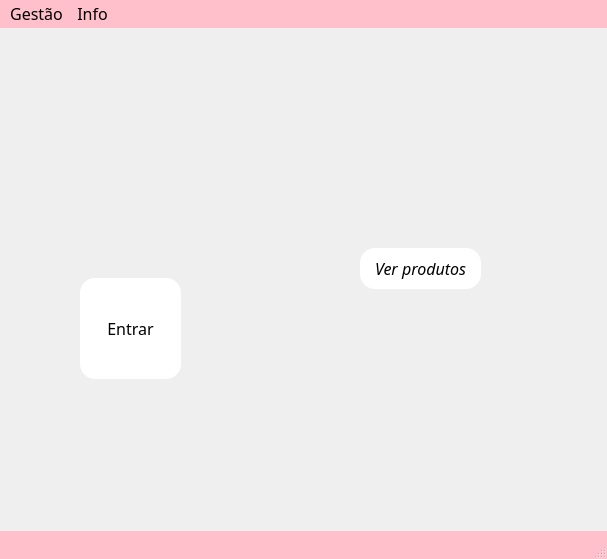
<?xml version="1.0" encoding="UTF-8"?>
<ui version="4.0">
 <class>MainWindow</class>
 <widget class="QMainWindow" name="MainWindow">
  <property name="geometry">
   <rect>
    <x>0</x>
    <y>0</y>
    <width>607</width>
    <height>559</height>
   </rect>
  </property>
  <property name="windowTitle">
   <string>Cupcake Store</string>
  </property>
  <property name="windowIcon">
   <iconset resource="recursoss.qrc">
    <normaloff>:/Imagens/imgs/ess.png</normaloff>:/Imagens/imgs/ess.png</iconset>
  </property>
  <property name="styleSheet">
   <string notr="true">*{
	font-family: century gothic;
	font-size: 16px;
	background: url(:/Imagens/imgs/111.jpg);
}

QMenuBar {
	background: pink;
	color: black;
}

QStatusBar {
	background: pink;
}

QPushButton
{
	background: white;
	border-radius: 40px;
}

QToolButton
{
	background: transparent;
	border-radius: 40px;
}

QLabel
{
	color: black;
	background: pink;
}

QPushButton
{
	color: black;
	border-radius:15px;
}

QPushButton:hover
{
	color: #333;
	border-radius:15px;
	background: pink;
}


</string>
  </property>
  <widget class="QWidget" name="centralwidget">
   <widget class="QPushButton" name="btn_cadeado">
    <property name="geometry">
     <rect>
      <x>10</x>
      <y>260</y>
      <width>31</width>
      <height>31</height>
     </rect>
    </property>
    <property name="styleSheet">
     <string notr="true">*{
	background: transparent;
}</string>
    </property>
    <property name="text">
     <string/>
    </property>
    <property name="iconSize">
     <size>
      <width>32</width>
      <height>32</height>
     </size>
    </property>
    <property name="flat">
     <bool>true</bool>
    </property>
   </widget>
   <widget class="QLabel" name="label_nome">
    <property name="geometry">
     <rect>
      <x>50</x>
      <y>510</y>
      <width>201</width>
      <height>21</height>
     </rect>
    </property>
    <property name="text">
     <string>Membro não conectado</string>
    </property>
   </widget>
   <widget class="QPushButton" name="btn_produtos">
    <property name="geometry">
     <rect>
      <x>360</x>
      <y>220</y>
      <width>121</width>
      <height>41</height>
     </rect>
    </property>
    <property name="font">
     <font>
      <family>century gothic</family>
      <pointsize>-1</pointsize>
      <italic>true</italic>
     </font>
    </property>
    <property name="text">
     <string>Ver produtos</string>
    </property>
   </widget>
   <widget class="QPushButton" name="btn_Entrar">
    <property name="geometry">
     <rect>
      <x>80</x>
      <y>250</y>
      <width>101</width>
      <height>101</height>
     </rect>
    </property>
    <property name="text">
     <string>Entrar</string>
    </property>
   </widget>
  </widget>
  <widget class="QMenuBar" name="menubar">
   <property name="geometry">
    <rect>
     <x>0</x>
     <y>0</y>
     <width>607</width>
     <height>27</height>
    </rect>
   </property>
   <widget class="QMenu" name="menuGest_o">
    <property name="title">
     <string>Gestão</string>
    </property>
    <addaction name="actionMembros"/>
    <addaction name="separator"/>
    <addaction name="actionProdutos"/>
   </widget>
   <widget class="QMenu" name="menu">
    <property name="title">
     <string>Info</string>
    </property>
    <addaction name="actionSobre"/>
    <addaction name="separator"/>
    <addaction name="actionSair"/>
   </widget>
   <addaction name="menuGest_o"/>
   <addaction name="menu"/>
  </widget>
  <widget class="QStatusBar" name="statusbar"/>
  <action name="actionMembros">
   <property name="text">
    <string>Membros</string>
   </property>
  </action>
  <action name="actionSobre">
   <property name="text">
    <string>Sobre</string>
   </property>
  </action>
  <action name="actionSair">
   <property name="text">
    <string>Sair</string>
   </property>
  </action>
  <action name="actionProdutos">
   <property name="text">
    <string>Produtos</string>
   </property>
  </action>
 </widget>
 <resources>
  <include location="recursoss.qrc"/>
 </resources>
 <connections/>
</ui>
